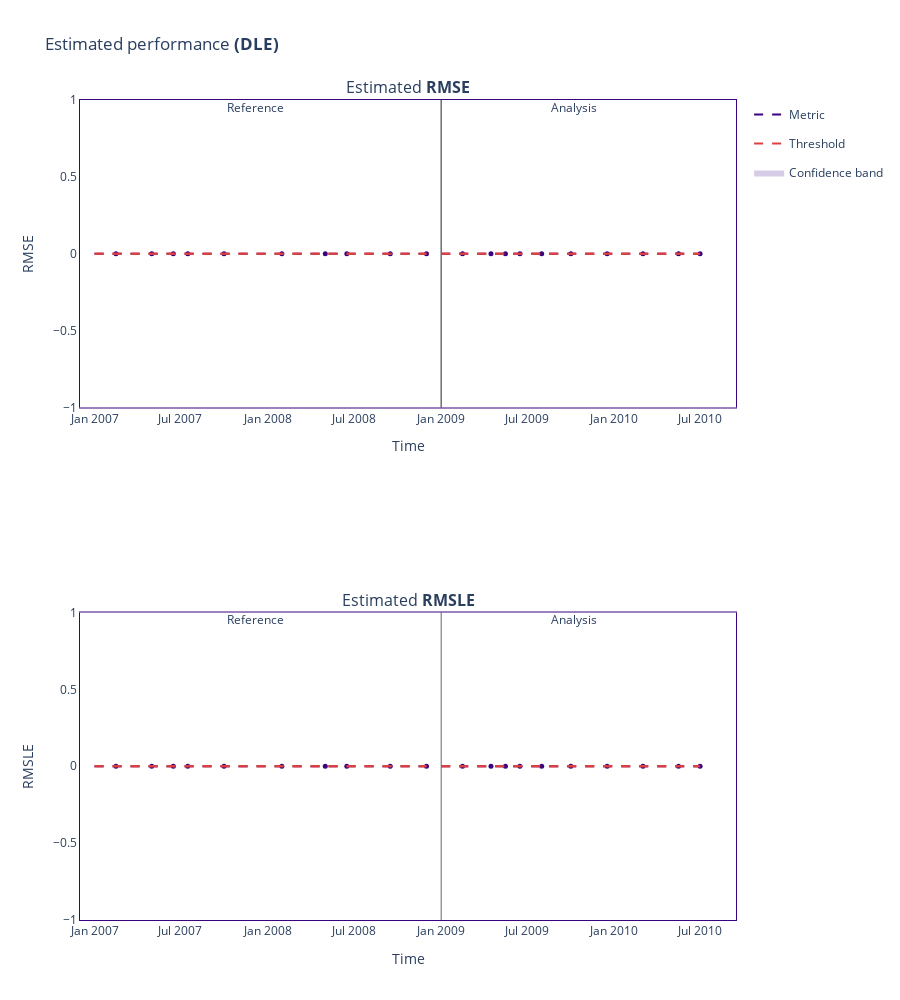

Write notebook code for a chart like this one.
### Code cell
estimator = nml.DLE(

    feature_column_names=["MSSubClass","MSZoning","LotFrontage","LotArea", "Street"],

    y_pred='binarized',

    y_true='binarized',

    timestamp_column_name='timestamp',

    metrics=['rmse', 'rmsle'],

    tune_hyperparameters=False

)

estimator.fit(reference)

results = estimator.estimate(analysis)

display(results.filter(period='analysis').to_df())

display(results.filter(period='reference').to_df())

metric_fig = results.plot()

metric_fig.show()

### Figure 1 — Plotly figure (JSON) as saved in the notebook; plotly's stock layout.template omitted (floating-point values rounded to 4 significant figures)
{"data": [{"hoverinfo": "skip", "legendgroup": "metric_reference", "line": {"color": "#3b0280", "dash": "dash", "shape": "hv", "width": 2}, "mode": "lines", "name": "Metric", "showlegend": true, "type": "scatter", "x": ["2007-01-01T00:00:00", "2007-04-01T00:00:00", "2007-06-01T00:00:00", "2007-07-01T00:00:00", "2007-08-01T00:00:00", "2007-12-01T00:00:00", "2008-04-01T00:00:00", "2008-06-01T00:00:00", "2008-07-01T00:00:00", "2008-12-01T00:00:00", "2008-12-01T00:00:00"], "xaxis": "x", "y": [0, 0, 0, 0, 0, 0, 0, 0, 0, 0, 0], "yaxis": "y"}, {"customdata": [["Estimated <b>RMSE</b>", "<b style=\"color:#3b0280;line-height:60px\">Reference</b>", "", "[0:62]", "From <b>Jan-01-2007</b> to <b>Apr-01-2007</b>", 0, null], ["Estimated <b>RMSE</b>", "<b style=\"color:#3b0280;line-height:60px\">Reference</b>", "", "[63:125]", "From <b>Apr-01-2007</b> to <b>Jun-01-2007</b>", 0, null], ["Estimated <b>RMSE</b>", "<b style=\"color:#3b0280;line-height:60px\">Reference</b>", "", "[126:188]", "From <b>Jun-01-2007</b> to <b>Jul-01-2007</b>", 0, null], ["Estimated <b>RMSE</b>", "<b style=\"color:#3b0280;line-height:60px\">Reference</b>", "", "[189:251]", "From <b>Jul-01-2007</b> to <b>Aug-01-2007</b>", 0, null], ["Estimated <b>RMSE</b>", "<b style=\"color:#3b0280;line-height:60px\">Reference</b>", "", "[252:314]", "From <b>Aug-01-2007</b> to <b>Dec-01-2007</b>", 0, null], ["Estimated <b>RMSE</b>", "<b style=\"color:#3b0280;line-height:60px\">Reference</b>", "", "[315:377]", "From <b>Dec-01-2007</b> to <b>Apr-01-2008</b>", 0, null], ["Estimated <b>RMSE</b>", "<b style=\"color:#3b0280;line-height:60px\">Reference</b>", "", "[378:440]", "From <b>Apr-01-2008</b> to <b>Jun-01-2008</b>", 0, null], ["Estimated <b>RMSE</b>", "<b style=\"color:#3b0280;line-height:60px\">Reference</b>", "", "[441:503]", "From <b>Jun-01-2008</b> to <b>Jul-01-2008</b>", 0, null], ["Estimated <b>RMSE</b>", "<b style=\"color:#3b0280;line-height:60px\">Reference</b>", "", "[504:566]", "From <b>Jul-01-2008</b> to <b>Sep-01-2008</b>", 0, null], ["Estimated <b>RMSE</b>", "<b style=\"color:#3b0280;line-height:60px\">Reference</b>", "", "[630:629]", "From <b>Dec-01-2008</b> to <b>Dec-01-2008</b>", 0, null]], "hovertemplate": "%{customdata[1]} &nbsp; &nbsp; %{customdata[2]} <br />Chunk: <b>%{customdata[3]}</b> &nbsp; &nbsp; %{customdata[4]} <br />%{customdata[0]}: <b>%{customdata[5]}</b><br />Confidence band: +/- <b>%{customdata[6]}</b><br /><extra></extra>", "legendgroup": "metric_reference", "line": {"dash": "dash"}, "marker": {"color": "#3b0280", "size": 5, "symbol": "circle"}, "mode": "markers", "name": "Metric", "showlegend": false, "type": "scatter", "x": ["2007-02-15T00:00:00", "2007-05-01T12:00:00", "2007-06-16T00:00:00", "2007-07-16T12:00:00", "2007-10-01T00:00:00", "2008-01-31T00:00:00", "2008-05-01T12:00:00", "2008-06-16T00:00:00", "2008-09-15T12:00:00", "2008-12-01T00:00:00"], "xaxis": "x", "y": [0, 0, 0, 0, 0, 0, 0, 0, 0, 0, 0], "yaxis": "y"}, {"hoverinfo": "skip", "legendgroup": "metric_analysis", "line": {"color": "#3b0280", "dash": "dash", "shape": "hv", "width": 2}, "mode": "lines", "name": "Metric", "showlegend": false, "type": "scatter", "x": ["2009-01-01T00:00:00", "2009-04-01T00:00:00", "2009-05-01T00:00:00", "2009-06-01T00:00:00", "2009-07-01T00:00:00", "2009-09-01T00:00:00", "2009-11-01T00:00:00", "2010-02-01T00:00:00", "2010-04-01T00:00:00", "2010-07-01T00:00:00", "2010-07-01T00:00:00"], "xaxis": "x", "y": [0, 0, 0, 0, 0, 0, 0, 0, 0, 0, 0], "yaxis": "y"}, {"customdata": [["Estimated <b>RMSE</b>", "<b style=\"color:#3b0280;line-height:60px\">Analysis</b>", "", "[0:50]", "From <b>Jan-01-2009</b> to <b>Apr-01-2009</b>", 0, null], ["Estimated <b>RMSE</b>", "<b style=\"color:#3b0280;line-height:60px\">Analysis</b>", "", "[51:101]", "From <b>Apr-01-2009</b> to <b>May-01-2009</b>", 0, null], ["Estimated <b>RMSE</b>", "<b style=\"color:#3b0280;line-height:60px\">Analysis</b>", "", "[102:152]", "From <b>May-01-2009</b> to <b>Jun-01-2009</b>", 0, null], ["Estimated <b>RMSE</b>", "<b style=\"color:#3b0280;line-height:60px\">Analysis</b>", "", "[153:203]", "From <b>Jun-01-2009</b> to <b>Jul-01-2009</b>", 0, null], ["Estimated <b>RMSE</b>", "<b style=\"color:#3b0280;line-height:60px\">Analysis</b>", "", "[204:254]", "From <b>Jul-01-2009</b> to <b>Sep-01-2009</b>", 0, null], ["Estimated <b>RMSE</b>", "<b style=\"color:#3b0280;line-height:60px\">Analysis</b>", "", "[255:305]", "From <b>Sep-01-2009</b> to <b>Nov-01-2009</b>", 0, null], ["Estimated <b>RMSE</b>", "<b style=\"color:#3b0280;line-height:60px\">Analysis</b>", "", "[306:356]", "From <b>Nov-01-2009</b> to <b>Feb-01-2010</b>", 0, null], ["Estimated <b>RMSE</b>", "<b style=\"color:#3b0280;line-height:60px\">Analysis</b>", "", "[357:407]", "From <b>Feb-01-2010</b> to <b>Apr-01-2010</b>", 0, null], ["Estimated <b>RMSE</b>", "<b style=\"color:#3b0280;line-height:60px\">Analysis</b>", "", "[408:458]", "From <b>Apr-01-2010</b> to <b>May-01-2010</b>", 0, null], ["Estimated <b>RMSE</b>", "<b style=\"color:#3b0280;line-height:60px\">Analysis</b>", "", "[510:509]", "From <b>Jul-01-2010</b> to <b>Jul-01-2010</b>", 0, null]], "hovertemplate": "%{customdata[1]} &nbsp; &nbsp; %{customdata[2]} <br />Chunk: <b>%{customdata[3]}</b> &nbsp; &nbsp; %{customdata[4]} <br />%{customdata[0]}: <b>%{customdata[5]}</b><br />Confidence band: +/- <b>%{customdata[6]}</b><br /><extra></extra>", "legendgroup": "metric_analysis", "line": {"dash": "dash"}, "marker": {"color": "#3b0280", "size": 5, "symbol": "circle"}, "mode": "markers", "name": "Metric", "showlegend": false, "type": "scatter", "x": ["2009-02-15T00:00:00", "2009-04-16T00:00:00", "2009-05-16T12:00:00", "2009-06-16T00:00:00", "2009-08-01T00:00:00", "2009-10-01T12:00:00", "2009-12-17T00:00:00", "2010-03-02T12:00:00", "2010-05-16T12:00:00", "2010-07-01T00:00:00"], "xaxis": "x", "y": [0, 0, 0, 0, 0, 0, 0, 0, 0, 0, 0], "yaxis": "y"}, {"hoverinfo": "skip", "legendgroup": "alert", "marker": {"color": "#DD4040", "size": 8, "symbol": "diamond"}, "mode": "markers", "name": "Alert", "showlegend": true, "type": "scatter", "x": [], "xaxis": "x", "y": [], "yaxis": "y"}, {"hoverinfo": "skip", "legendgroup": "thresh", "line": {"color": "#DD4040", "dash": "dash", "width": 2}, "mode": "lines", "name": "Threshold", "showlegend": true, "type": "scatter", "x": ["2007-01-01T00:00:00", "2007-04-01T00:00:00", "2007-06-01T00:00:00", "2007-07-01T00:00:00", "2007-08-01T00:00:00", "2007-12-01T00:00:00", "2008-04-01T00:00:00", "2008-06-01T00:00:00", "2008-07-01T00:00:00", "2008-12-01T00:00:00", "2008-12-01T00:00:00"], "xaxis": "x", "y": [0, 0, 0, 0, 0, 0, 0, 0, 0, 0, 0], "yaxis": "y"}, {"hoverinfo": "skip", "legendgroup": "thresh", "line": {"color": "#DD4040", "dash": "dash", "width": 2}, "mode": "lines", "name": "Threshold", "showlegend": false, "type": "scatter", "x": ["2007-01-01T00:00:00", "2007-04-01T00:00:00", "2007-06-01T00:00:00", "2007-07-01T00:00:00", "2007-08-01T00:00:00", "2007-12-01T00:00:00", "2008-04-01T00:00:00", "2008-06-01T00:00:00", "2008-07-01T00:00:00", "2008-12-01T00:00:00", "2008-12-01T00:00:00"], "xaxis": "x", "y": [0, 0, 0, 0, 0, 0, 0, 0, 0, 0, 0], "yaxis": "y"}, {"hoverinfo": "skip", "legendgroup": "thresh", "line": {"color": "#DD4040", "dash": "dash", "width": 2}, "mode": "lines", "name": "Threshold", "showlegend": false, "type": "scatter", "x": ["2009-01-01T00:00:00", "2009-04-01T00:00:00", "2009-05-01T00:00:00", "2009-06-01T00:00:00", "2009-07-01T00:00:00", "2009-09-01T00:00:00", "2009-11-01T00:00:00", "2010-02-01T00:00:00", "2010-04-01T00:00:00", "2010-07-01T00:00:00", "2010-07-01T00:00:00"], "xaxis": "x", "y": [0, 0, 0, 0, 0, 0, 0, 0, 0, 0, 0], "yaxis": "y"}, {"hoverinfo": "skip", "legendgroup": "thresh", "line": {"color": "#DD4040", "dash": "dash", "width": 2}, "mode": "lines", "name": "Threshold", "showlegend": false, "type": "scatter", "x": ["2009-01-01T00:00:00", "2009-04-01T00:00:00", "2009-05-01T00:00:00", "2009-06-01T00:00:00", "2009-07-01T00:00:00", "2009-09-01T00:00:00", "2009-11-01T00:00:00", "2010-02-01T00:00:00", "2010-04-01T00:00:00", "2010-07-01T00:00:00", "2010-07-01T00:00:00"], "xaxis": "x", "y": [0, 0, 0, 0, 0, 0, 0, 0, 0, 0, 0], "yaxis": "y"}, {"hoverinfo": "skip", "line": {"color": "rgba(0,0,0,0)", "shape": "hv"}, "mode": "lines", "name": "Confidence band", "showlegend": false, "type": "scatter", "x": ["2007-01-01T00:00:00", "2007-04-01T00:00:00", "2007-06-01T00:00:00", "2007-07-01T00:00:00", "2007-08-01T00:00:00", "2007-12-01T00:00:00", "2008-04-01T00:00:00", "2008-06-01T00:00:00", "2008-07-01T00:00:00", "2008-12-01T00:00:00", "2008-12-01T00:00:00"], "xaxis": "x", "y": [null, null, null, null, null, null, null, null, null, null, null], "yaxis": "y"}, {"fill": "tonexty", "fillcolor": "rgba(0.23137254901960785, 0.00784313725490196, 0.5019607843137255, 0.2)", "hoverinfo": "skip", "line": {"color": "rgba(0,0,0,0)", "shape": "hv"}, "mode": "lines", "name": "Confidence band", "showlegend": true, "type": "scatter", "x": ["2007-01-01T00:00:00", "2007-04-01T00:00:00", "2007-06-01T00:00:00", "2007-07-01T00:00:00", "2007-08-01T00:00:00", "2007-12-01T00:00:00", "2008-04-01T00:00:00", "2008-06-01T00:00:00", "2008-07-01T00:00:00", "2008-12-01T00:00:00", "2008-12-01T00:00:00"], "xaxis": "x", "y": [0, 0, 0, 0, 0, 0, 0, 0, 0, 0, 0], "yaxis": "y"}, {"hoverinfo": "skip", "line": {"color": "rgba(0,0,0,0)", "shape": "hv"}, "mode": "lines", "name": "Confidence band", "showlegend": false, "type": "scatter", "x": ["2009-01-01T00:00:00", "2009-04-01T00:00:00", "2009-05-01T00:00:00", "2009-06-01T00:00:00", "2009-07-01T00:00:00", "2009-09-01T00:00:00", "2009-11-01T00:00:00", "2010-02-01T00:00:00", "2010-04-01T00:00:00", "2010-07-01T00:00:00", "2010-07-01T00:00:00"], "xaxis": "x", "y": [null, null, null, null, null, null, null, null, null, null, null], "yaxis": "y"}, {"fill": "tonexty", "fillcolor": "rgba(0.23137254901960785, 0.00784313725490196, 0.5019607843137255, 0.2)", "hoverinfo": "skip", "line": {"color": "rgba(0,0,0,0)", "shape": "hv"}, "mode": "lines", "name": "Confidence band", "showlegend": false, "type": "scatter", "x": ["2009-01-01T00:00:00", "2009-04-01T00:00:00", "2009-05-01T00:00:00", "2009-06-01T00:00:00", "2009-07-01T00:00:00", "2009-09-01T00:00:00", "2009-11-01T00:00:00", "2010-02-01T00:00:00", "2010-04-01T00:00:00", "2010-07-01T00:00:00", "2010-07-01T00:00:00"], "xaxis": "x", "y": [0, 0, 0, 0, 0, 0, 0, 0, 0, 0, 0], "yaxis": "y"}, {"hoverinfo": "skip", "legendgroup": "metric_reference", "line": {"color": "#3b0280", "dash": "dash", "shape": "hv", "width": 2}, "mode": "lines", "name": "Metric", "showlegend": false, "type": "scatter", "x": ["2007-01-01T00:00:00", "2007-04-01T00:00:00", "2007-06-01T00:00:00", "2007-07-01T00:00:00", "2007-08-01T00:00:00", "2007-12-01T00:00:00", "2008-04-01T00:00:00", "2008-06-01T00:00:00", "2008-07-01T00:00:00", "2008-12-01T00:00:00", "2008-12-01T00:00:00"], "xaxis": "x2", "y": [0, 0, 0, 0, 0, 0, 0, 0, 0, 0, 0], "yaxis": "y2"}, {"customdata": [["Estimated <b>RMSLE</b>", "<b style=\"color:#3b0280;line-height:60px\">Reference</b>", "", "[0:62]", "From <b>Jan-01-2007</b> to <b>Apr-01-2007</b>", 0, null], ["Estimated <b>RMSLE</b>", "<b style=\"color:#3b0280;line-height:60px\">Reference</b>", "", "[63:125]", "From <b>Apr-01-2007</b> to <b>Jun-01-2007</b>", 0, null], ["Estimated <b>RMSLE</b>", "<b style=\"color:#3b0280;line-height:60px\">Reference</b>", "", "[126:188]", "From <b>Jun-01-2007</b> to <b>Jul-01-2007</b>", 0, null], ["Estimated <b>RMSLE</b>", "<b style=\"color:#3b0280;line-height:60px\">Reference</b>", "", "[189:251]", "From <b>Jul-01-2007</b> to <b>Aug-01-2007</b>", 0, null], ["Estimated <b>RMSLE</b>", "<b style=\"color:#3b0280;line-height:60px\">Reference</b>", "", "[252:314]", "From <b>Aug-01-2007</b> to <b>Dec-01-2007</b>", 0, null], ["Estimated <b>RMSLE</b>", "<b style=\"color:#3b0280;line-height:60px\">Reference</b>", "", "[315:377]", "From <b>Dec-01-2007</b> to <b>Apr-01-2008</b>", 0, null], ["Estimated <b>RMSLE</b>", "<b style=\"color:#3b0280;line-height:60px\">Reference</b>", "", "[378:440]", "From <b>Apr-01-2008</b> to <b>Jun-01-2008</b>", 0, null], ["Estimated <b>RMSLE</b>", "<b style=\"color:#3b0280;line-height:60px\">Reference</b>", "", "[441:503]", "From <b>Jun-01-2008</b> to <b>Jul-01-2008</b>", 0, null], ["Estimated <b>RMSLE</b>", "<b style=\"color:#3b0280;line-height:60px\">Reference</b>", "", "[504:566]", "From <b>Jul-01-2008</b> to <b>Sep-01-2008</b>", 0, null], ["Estimated <b>RMSLE</b>", "<b style=\"color:#3b0280;line-height:60px\">Reference</b>", "", "[630:629]", "From <b>Dec-01-2008</b> to <b>Dec-01-2008</b>", 0, null]], "hovertemplate": "%{customdata[1]} &nbsp; &nbsp; %{customdata[2]} <br />Chunk: <b>%{customdata[3]}</b> &nbsp; &nbsp; %{customdata[4]} <br />%{customdata[0]}: <b>%{customdata[5]}</b><br />Confidence band: +/- <b>%{customdata[6]}</b><br /><extra></extra>", "legendgroup": "metric_reference", "line": {"dash": "dash"}, "marker": {"color": "#3b0280", "size": 5, "symbol": "circle"}, "mode": "markers", "name": "Metric", "showlegend": false, "type": "scatter", "x": ["2007-02-15T00:00:00", "2007-05-01T12:00:00", "2007-06-16T00:00:00", "2007-07-16T12:00:00", "2007-10-01T00:00:00", "2008-01-31T00:00:00", "2008-05-01T12:00:00", "2008-06-16T00:00:00", "2008-09-15T12:00:00", "2008-12-01T00:00:00"], "xaxis": "x2", "y": [0, 0, 0, 0, 0, 0, 0, 0, 0, 0, 0], "yaxis": "y2"}, {"hoverinfo": "skip", "legendgroup": "metric_analysis", "line": {"color": "#3b0280", "dash": "dash", "shape": "hv", "width": 2}, "mode": "lines", "name": "Metric", "showlegend": false, "type": "scatter", "x": ["2009-01-01T00:00:00", "2009-04-01T00:00:00", "2009-05-01T00:00:00", "2009-06-01T00:00:00", "2009-07-01T00:00:00", "2009-09-01T00:00:00", "2009-11-01T00:00:00", "2010-02-01T00:00:00", "2010-04-01T00:00:00", "2010-07-01T00:00:00", "2010-07-01T00:00:00"], "xaxis": "x2", "y": [0, 0, 0, 0, 0, 0, 0, 0, 0, 0, 0], "yaxis": "y2"}, {"customdata": [["Estimated <b>RMSLE</b>", "<b style=\"color:#3b0280;line-height:60px\">Analysis</b>", "", "[0:50]", "From <b>Jan-01-2009</b> to <b>Apr-01-2009</b>", 0, null], ["Estimated <b>RMSLE</b>", "<b style=\"color:#3b0280;line-height:60px\">Analysis</b>", "", "[51:101]", "From <b>Apr-01-2009</b> to <b>May-01-2009</b>", 0, null], ["Estimated <b>RMSLE</b>", "<b style=\"color:#3b0280;line-height:60px\">Analysis</b>", "", "[102:152]", "From <b>May-01-2009</b> to <b>Jun-01-2009</b>", 0, null], ["Estimated <b>RMSLE</b>", "<b style=\"color:#3b0280;line-height:60px\">Analysis</b>", "", "[153:203]", "From <b>Jun-01-2009</b> to <b>Jul-01-2009</b>", 0, null], ["Estimated <b>RMSLE</b>", "<b style=\"color:#3b0280;line-height:60px\">Analysis</b>", "", "[204:254]", "From <b>Jul-01-2009</b> to <b>Sep-01-2009</b>", 0, null], ["Estimated <b>RMSLE</b>", "<b style=\"color:#3b0280;line-height:60px\">Analysis</b>", "", "[255:305]", "From <b>Sep-01-2009</b> to <b>Nov-01-2009</b>", 0, null], ["Estimated <b>RMSLE</b>", "<b style=\"color:#3b0280;line-height:60px\">Analysis</b>", "", "[306:356]", "From <b>Nov-01-2009</b> to <b>Feb-01-2010</b>", 0, null], ["Estimated <b>RMSLE</b>", "<b style=\"color:#3b0280;line-height:60px\">Analysis</b>", "", "[357:407]", "From <b>Feb-01-2010</b> to <b>Apr-01-2010</b>", 0, null], ["Estimated <b>RMSLE</b>", "<b style=\"color:#3b0280;line-height:60px\">Analysis</b>", "", "[408:458]", "From <b>Apr-01-2010</b> to <b>May-01-2010</b>", 0, null], ["Estimated <b>RMSLE</b>", "<b style=\"color:#3b0280;line-height:60px\">Analysis</b>", "", "[510:509]", "From <b>Jul-01-2010</b> to <b>Jul-01-2010</b>", 0, null]], "hovertemplate": "%{customdata[1]} &nbsp; &nbsp; %{customdata[2]} <br />Chunk: <b>%{customdata[3]}</b> &nbsp; &nbsp; %{customdata[4]} <br />%{customdata[0]}: <b>%{customdata[5]}</b><br />Confidence band: +/- <b>%{customdata[6]}</b><br /><extra></extra>", "legendgroup": "metric_analysis", "line": {"dash": "dash"}, "marker": {"color": "#3b0280", "size": 5, "symbol": "circle"}, "mode": "markers", "name": "Metric", "showlegend": false, "type": "scatter", "x": ["2009-02-15T00:00:00", "2009-04-16T00:00:00", "2009-05-16T12:00:00", "2009-06-16T00:00:00", "2009-08-01T00:00:00", "2009-10-01T12:00:00", "2009-12-17T00:00:00", "2010-03-02T12:00:00", "2010-05-16T12:00:00", "2010-07-01T00:00:00"], "xaxis": "x2", "y": [0, 0, 0, 0, 0, 0, 0, 0, 0, 0, 0], "yaxis": "y2"}, {"hoverinfo": "skip", "legendgroup": "alert", "marker": {"color": "#DD4040", "size": 8, "symbol": "diamond"}, "mode": "markers", "name": "Alert", "showlegend": false, "type": "scatter", "x": [], "xaxis": "x2", "y": [], "yaxis": "y2"}, {"hoverinfo": "skip", "legendgroup": "thresh", "line": {"color": "#DD4040", "dash": "dash", "width": 2}, "mode": "lines", "name": "Threshold", "showlegend": false, "type": "scatter", "x": ["2007-01-01T00:00:00", "2007-04-01T00:00:00", "2007-06-01T00:00:00", "2007-07-01T00:00:00", "2007-08-01T00:00:00", "2007-12-01T00:00:00", "2008-04-01T00:00:00", "2008-06-01T00:00:00", "2008-07-01T00:00:00", "2008-12-01T00:00:00", "2008-12-01T00:00:00"], "xaxis": "x2", "y": [0, 0, 0, 0, 0, 0, 0, 0, 0, 0, 0], "yaxis": "y2"}, {"hoverinfo": "skip", "legendgroup": "thresh", "line": {"color": "#DD4040", "dash": "dash", "width": 2}, "mode": "lines", "name": "Threshold", "showlegend": false, "type": "scatter", "x": ["2007-01-01T00:00:00", "2007-04-01T00:00:00", "2007-06-01T00:00:00", "2007-07-01T00:00:00", "2007-08-01T00:00:00", "2007-12-01T00:00:00", "2008-04-01T00:00:00", "2008-06-01T00:00:00", "2008-07-01T00:00:00", "2008-12-01T00:00:00", "2008-12-01T00:00:00"], "xaxis": "x2", "y": [0, 0, 0, 0, 0, 0, 0, 0, 0, 0, 0], "yaxis": "y2"}, {"hoverinfo": "skip", "legendgroup": "thresh", "line": {"color": "#DD4040", "dash": "dash", "width": 2}, "mode": "lines", "name": "Threshold", "showlegend": false, "type": "scatter", "x": ["2009-01-01T00:00:00", "2009-04-01T00:00:00", "2009-05-01T00:00:00", "2009-06-01T00:00:00", "2009-07-01T00:00:00", "2009-09-01T00:00:00", "2009-11-01T00:00:00", "2010-02-01T00:00:00", "2010-04-01T00:00:00", "2010-07-01T00:00:00", "2010-07-01T00:00:00"], "xaxis": "x2", "y": [0, 0, 0, 0, 0, 0, 0, 0, 0, 0, 0], "yaxis": "y2"}, {"hoverinfo": "skip", "legendgroup": "thresh", "line": {"color": "#DD4040", "dash": "dash", "width": 2}, "mode": "lines", "name": "Threshold", "showlegend": false, "type": "scatter", "x": ["2009-01-01T00:00:00", "2009-04-01T00:00:00", "2009-05-01T00:00:00", "2009-06-01T00:00:00", "2009-07-01T00:00:00", "2009-09-01T00:00:00", "2009-11-01T00:00:00", "2010-02-01T00:00:00", "2010-04-01T00:00:00", "2010-07-01T00:00:00", "2010-07-01T00:00:00"], "xaxis": "x2", "y": [0, 0, 0, 0, 0, 0, 0, 0, 0, 0, 0], "yaxis": "y2"}, {"hoverinfo": "skip", "line": {"color": "rgba(0,0,0,0)", "shape": "hv"}, "mode": "lines", "name": "Confidence band", "showlegend": false, "type": "scatter", "x": ["2007-01-01T00:00:00", "2007-04-01T00:00:00", "2007-06-01T00:00:00", "2007-07-01T00:00:00", "2007-08-01T00:00:00", "2007-12-01T00:00:00", "2008-04-01T00:00:00", "2008-06-01T00:00:00", "2008-07-01T00:00:00", "2008-12-01T00:00:00", "2008-12-01T00:00:00"], "xaxis": "x2", "y": [null, null, null, null, null, null, null, null, null, null, null], "yaxis": "y2"}, {"fill": "tonexty", "fillcolor": "rgba(0.23137254901960785, 0.00784313725490196, 0.5019607843137255, 0.2)", "hoverinfo": "skip", "line": {"color": "rgba(0,0,0,0)", "shape": "hv"}, "mode": "lines", "name": "Confidence band", "showlegend": false, "type": "scatter", "x": ["2007-01-01T00:00:00", "2007-04-01T00:00:00", "2007-06-01T00:00:00", "2007-07-01T00:00:00", "2007-08-01T00:00:00", "2007-12-01T00:00:00", "2008-04-01T00:00:00", "2008-06-01T00:00:00", "2008-07-01T00:00:00", "2008-12-01T00:00:00", "2008-12-01T00:00:00"], "xaxis": "x2", "y": [0, 0, 0, 0, 0, 0, 0, 0, 0, 0, 0], "yaxis": "y2"}, {"hoverinfo": "skip", "line": {"color": "rgba(0,0,0,0)", "shape": "hv"}, "mode": "lines", "name": "Confidence band", "showlegend": false, "type": "scatter", "x": ["2009-01-01T00:00:00", "2009-04-01T00:00:00", "2009-05-01T00:00:00", "2009-06-01T00:00:00", "2009-07-01T00:00:00", "2009-09-01T00:00:00", "2009-11-01T00:00:00", "2010-02-01T00:00:00", "2010-04-01T00:00:00", "2010-07-01T00:00:00", "2010-07-01T00:00:00"], "xaxis": "x2", "y": [null, null, null, null, null, null, null, null, null, null, null], "yaxis": "y2"}, {"fill": "tonexty", "fillcolor": "rgba(0.23137254901960785, 0.00784313725490196, 0.5019607843137255, 0.2)", "hoverinfo": "skip", "line": {"color": "rgba(0,0,0,0)", "shape": "hv"}, "mode": "lines", "name": "Confidence band", "showlegend": false, "type": "scatter", "x": ["2009-01-01T00:00:00", "2009-04-01T00:00:00", "2009-05-01T00:00:00", "2009-06-01T00:00:00", "2009-07-01T00:00:00", "2009-09-01T00:00:00", "2009-11-01T00:00:00", "2010-02-01T00:00:00", "2010-04-01T00:00:00", "2010-07-01T00:00:00", "2010-07-01T00:00:00"], "xaxis": "x2", "y": [0, 0, 0, 0, 0, 0, 0, 0, 0, 0, 0], "yaxis": "y2"}], "layout": {"annotations": [{"font": {"size": 16}, "showarrow": false, "text": "Estimated <b>RMSE</b>", "x": 0.5, "xanchor": "center", "xref": "paper", "y": 1, "yanchor": "bottom", "yref": "paper"}, {"font": {"size": 16}, "showarrow": false, "text": "Estimated <b>RMSLE</b>", "x": 0.5, "xanchor": "center", "xref": "paper", "y": 0.375, "yanchor": "bottom", "yref": "paper"}, {"showarrow": false, "text": "Reference", "x": "2007-11-15T19:12:00", "xref": "x", "xshift": 10, "y": 1.01, "yref": "y domain"}, {"showarrow": false, "text": "Analysis", "x": "2009-09-06T14:24:00", "xref": "x", "xshift": 15, "y": 1.01, "yref": "y domain"}, {"showarrow": false, "text": "Reference", "x": "2007-11-15T19:12:00", "xref": "x2", "xshift": 10, "y": 1.01, "yref": "y2 domain"}, {"showarrow": false, "text": "Analysis", "x": "2009-09-06T14:24:00", "xref": "x2", "xshift": 15, "y": 1.01, "yref": "y2 domain"}], "height": 1000, "hoverlabel": {"bgcolor": "white", "font": {"size": 14}}, "legend": {"itemclick": false, "itemdoubleclick": false, "traceorder": "grouped"}, "paper_bgcolor": "rgba(255,255,255,1)", "plot_bgcolor": "rgba(255,255,255,1)", "shapes": [{"layer": "below", "line": {"color": "#666666", "width": 1}, "type": "line", "x0": "2009-01-01T00:00:00", "x1": "2009-01-01T00:00:00", "xref": "x", "y0": 0, "y1": 1, "yref": "y domain"}, {"layer": "below", "line": {"color": "#666666", "width": 1}, "type": "line", "x0": "2009-01-01T00:00:00", "x1": "2009-01-01T00:00:00", "xref": "x", "y0": 0, "y1": 1, "yref": "y domain"}, {"layer": "below", "line": {"color": "#666666", "width": 1}, "type": "line", "x0": "2009-01-01T00:00:00", "x1": "2009-01-01T00:00:00", "xref": "x2", "y0": 0, "y1": 1, "yref": "y2 domain"}], "title": {"text": "Estimated performance <b>(DLE)</b>"}, "xaxis": {"anchor": "y", "domain": [0, 1], "linecolor": "#3b0280", "matches": "x", "mirror": true, "showgrid": false, "title": {"text": "Time"}, "zeroline": false}, "xaxis2": {"anchor": "y2", "domain": [0, 1], "linecolor": "#3b0280", "matches": "x", "mirror": true, "showgrid": false, "title": {"text": "Time"}, "zeroline": false}, "yaxis": {"anchor": "x", "domain": [0.625, 1], "linecolor": "#3b0280", "mirror": true, "showgrid": false, "title": {"text": "RMSE"}, "zeroline": false}, "yaxis2": {"anchor": "x2", "domain": [0, 0.375], "linecolor": "#3b0280", "mirror": true, "showgrid": false, "title": {"text": "RMSLE"}, "zeroline": false}}}
